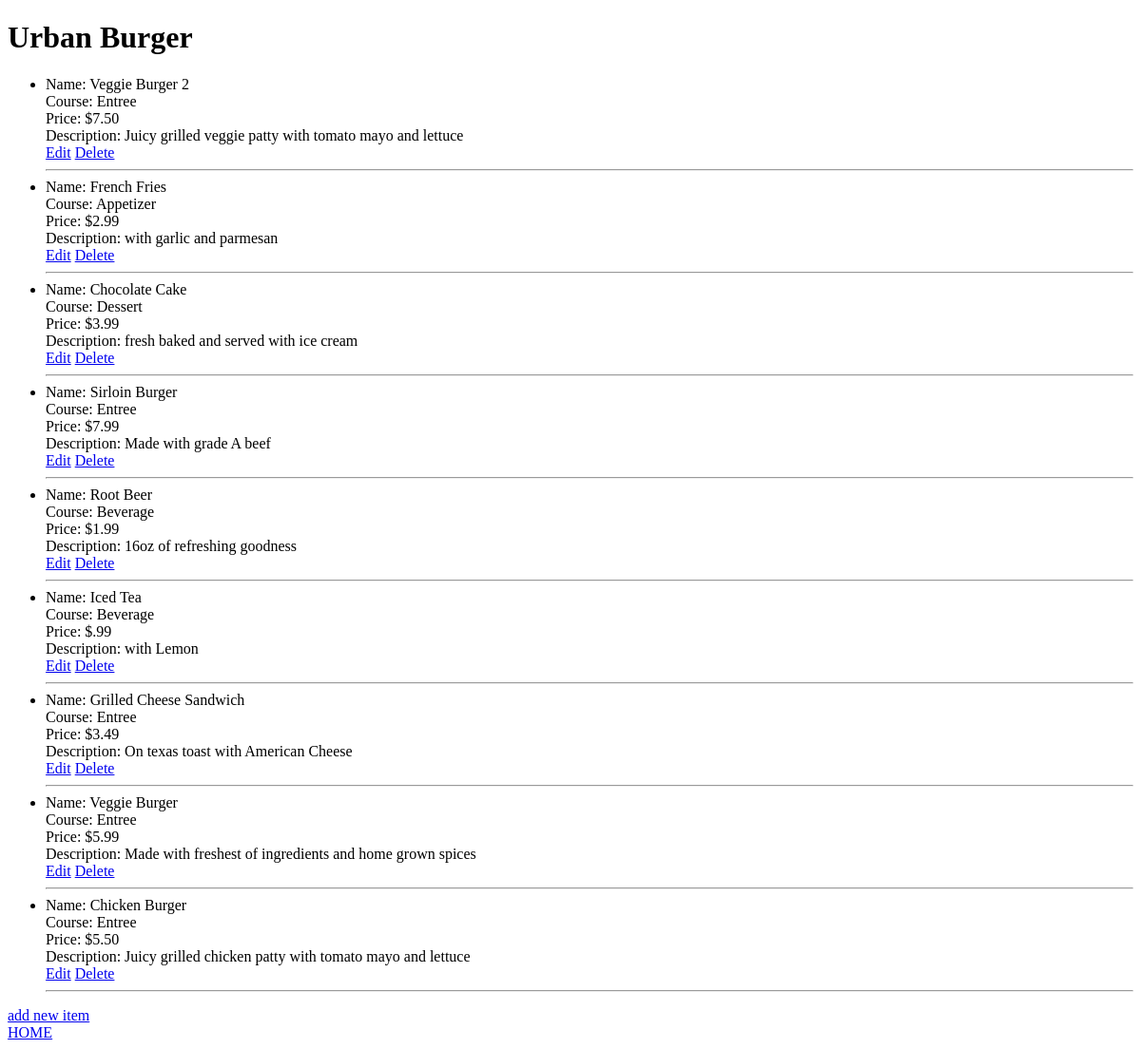
The page /restaurants/1/menu/ on the database as committed earlier.
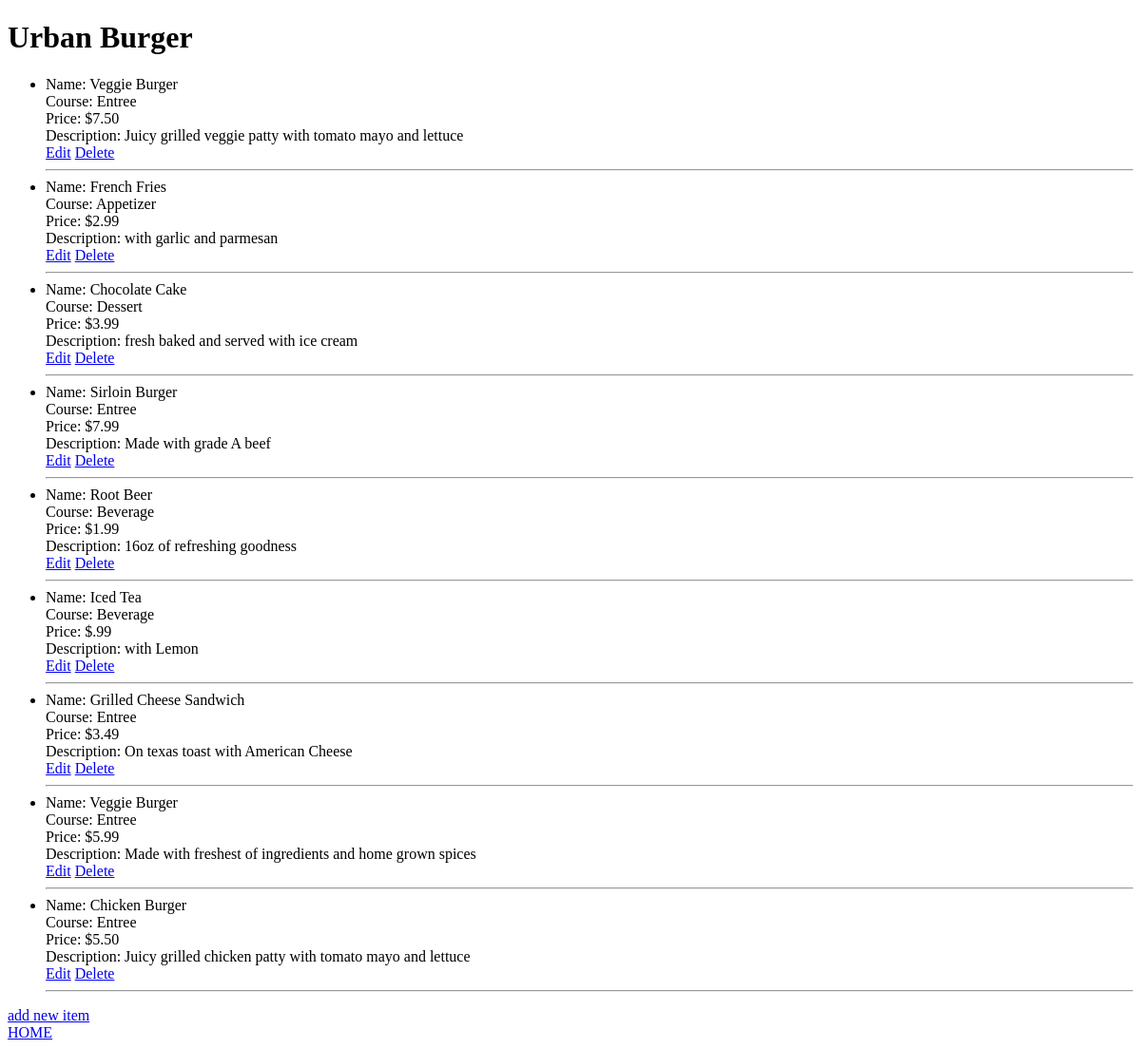
The same page on the database as committed later.
### database/db_setup.py (models this page shows)
class MenuItem(Base):
	__tablename__ = 'menu_item'
	id = Column(Integer, primary_key = True)
	name = Column(String(80), nullable = False)
	course = Column(String(250))
	description = Column(String(250))
	price = Column(String(8))
	restaurant_id = Column(Integer, ForeignKey('restaurant.id'))
	restaurant = relationship("Restaurant")

### flask_server/flask_server.py (the view)
@app.route('/restaurants/<int:restaurant_id>/')
@app.route('/restaurants/<int:restaurant_id>/menu/')
def restaurant_menu(restaurant_id):
    restaurant = session.query(Restaurant).filter_by(id=restaurant_id).one()
    menu_items = session.query(MenuItem).filter_by(restaurant_id=restaurant_id).all()
    return render_template('restaurant_menu.html', restaurant=restaurant, menu_items=menu_items)

### flask_server/templates/restaurant_menu.html (shortened to what this page needs)
<!DOCTYPE html>
<html lang="en">
<head>
</head>
<body>
  <h1>{{ restaurant.name }}</h1>
  <ul>
    {% for item in menu_items %}
    <li>
      Name: {{ item.name }} <br>
      Course: {{ item.course }} <br>
      Price: {{ item.price }} <br>
      Description: {{ item.description }} <br>
      <a href="{{ url_for('edit_menu_item', restaurant_id=restaurant.id, item_id=item.id) }}">Edit</a>
      <a href="{{ url_for('delete_menu_item', restaurant_id=restaurant.id, item_id=item.id) }}">Delete</a>
      <hr>
    </li>
    {% endfor %}
  </ul>
  <a href="{{ url_for('add_menu_item', restaurant_id=restaurant.id) }}">add new item</a>
  <br>
  <a href="{{ url_for('index') }}">HOME</a>
</body>
</html>

Rows that differ between the two databases and show on the page:
changed MenuItem "Juicy grilled veggie patty with tomato mayo and lettuce": name "Veggie Burger 2" → "Veggie Burger"
